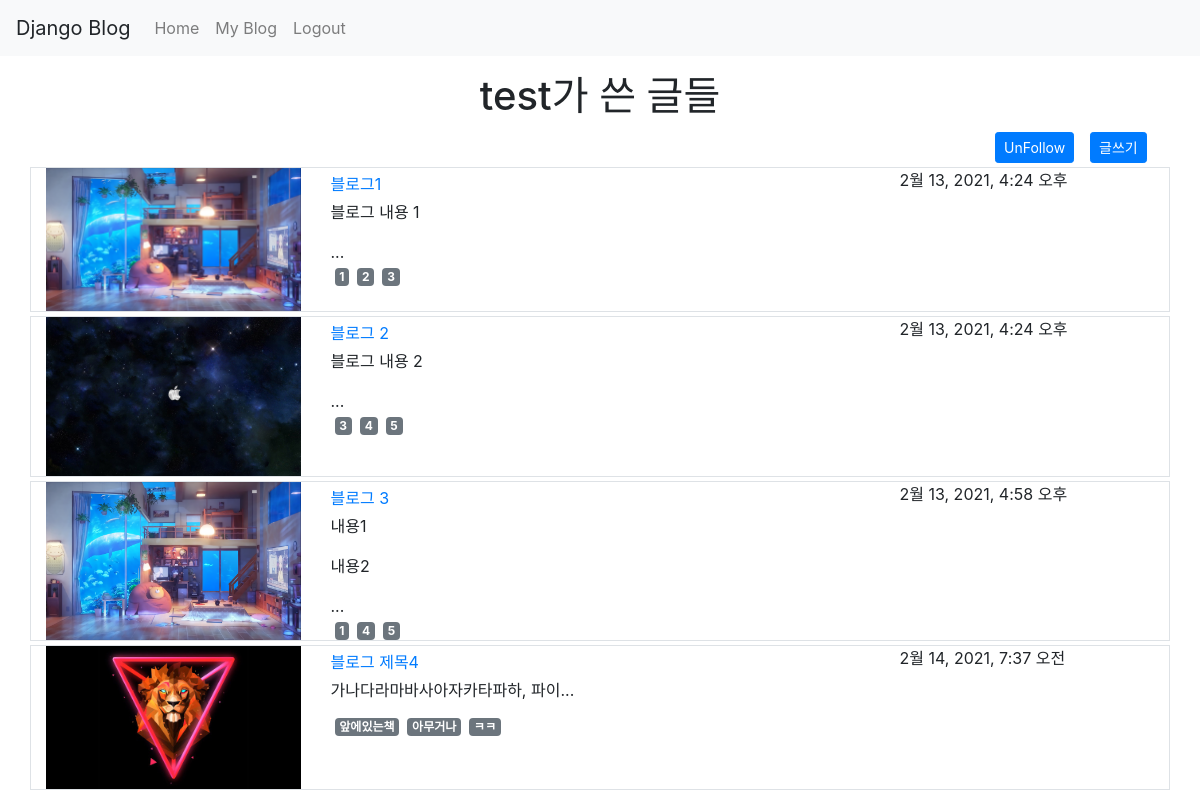
The app's page /myblog/test/ (signed in) with its own data.
### blog_page/models.py (models this page shows, shortened)
class Blog(models.Model):
    title = models.CharField(max_length=255, verbose_name='제목')
    contents = models.TextField(verbose_name='내용')
    thumbnails = models.ImageField(blank=True,upload_to=upload_to,null=True,default='blank.png')
    writer = models.ForeignKey('user.User',on_delete=models.CASCADE,verbose_name='작성자')
    tags = models.ManyToManyField('tag.Tag',verbose_name='태그')
    registered_date = models.DateTimeField(auto_now_add=True, verbose_name='등록시간')
    class Meta:
        db_table = 'blog'
        verbose_name = '게시글'
        verbose_name_plural = '게시글'

### tag/models.py (models this page shows, shortened)
class Tag(models.Model):
    name = models.CharField(max_length=32, verbose_name='태그명')
    registered_date = models.DateTimeField(auto_now_add=True, verbose_name='등록시간')
    class Meta:
        db_table = 'tag'
        verbose_name = '태그'
        verbose_name_plural = '태그'

### blog_page/views.py (the view)
# urls.py: path('myblog/<str:writer>/', BlogList.as_view(), name='blog_list'),
class BlogList(View):
    def get(self, request, writer=None):
        username = request.session.get('user')
        if writer == username:
            return redirect('/myblog/')
        blogs = Blog.objects.filter(writer__username=writer)
        followee = []
        if username != None:
            user = User.objects.get(username=username)
            followee, _ = Followers.objects.get_or_create(follower=user)
            followee = list(followee.followee.values('username'))
            follow_bool = {'username':writer} in followee
        return render(request, 'other_blog.html',  {'username': username,'blogs':blogs,'writer':writer,'follow_bool':follow_bool})

### blog_page/templates/other_blog.html (shortened to what this page needs)
{% extends 'base.html' %}
{% load humanize %}
{% block contents %}
<div class="row mt-3">
    <div class="col-12 text-center">
        <h1>{{ writer }}가 쓴 글들</h1>
    </div>
</div>
<div class="row mt-1">
    <div class="col-10"></div>
    <div class="col-1" id="follow-div">
        {% if follow_bool %}
        <button class="btn btn-sm btn-primary" onclick="follow(1)">UnFollow</button>
        {% else %}
        <button class="btn btn-sm btn-primary" onclick="follow(0)">Follow</button>
        {% endif %}
    </div>
    <div class="col-1">
        <button class="btn btn-sm btn-primary" onclick="location.href='/blog/write/'">글쓰기</button>
    </div>
</div>
{% for blog in blogs %}
<div class="row mt-1 border">
        <img src="{{ blog.thumbnails.url }}" class="col-3">
        <div class="col-6">
            <div class="my-1"><a href='/blog/detail/{{ blog.id }}'>{{ blog.title }}</a></div>
            <div class="my-1">{{ blog.contents|safe|slice:":20" }}...</div>
            <div id="tags" class="d-flex flex-row">
            {% for tag in blog.tags.all %}
            <span class="badge badge-secondary mx-1">{{ tag.name }}</span>
            {% endfor %}
            </div>
        </div>
        <div class="col-3">{{ blog.registered_date }}</div>
</div>
{% endfor %}
{% endblock %}

### records on screen
Blog: thumbnails (picture), title "블로그1", contents "블로그 내용 1", registered_date "2월 13, 2021, 4:24 오후"
Tag: name "1"
Tag: name "2"
Tag: name "3"
Blog: thumbnails (picture), title "블로그 2", contents "블로그 내용 2", registered_date "2월 13, 2021, 4:24 오후"
Tag: name "4"
Tag: name "5"
Blog: thumbnails (picture), title "블로그 3", contents "내용1 내용2", registered_date "2월 13, 2021, 4:58 오후"
Blog: thumbnails (picture), title "블로그 제목4", contents "가나다라마바사아자카타파하, 파이", registered_date "2월 14, 2021, 7:37 오전"
Tag: name "앞에있는책"
Tag: name "아무거나"
Tag: name "ㅋㅋ"

### other values on screen
{{ writer }} "test"
